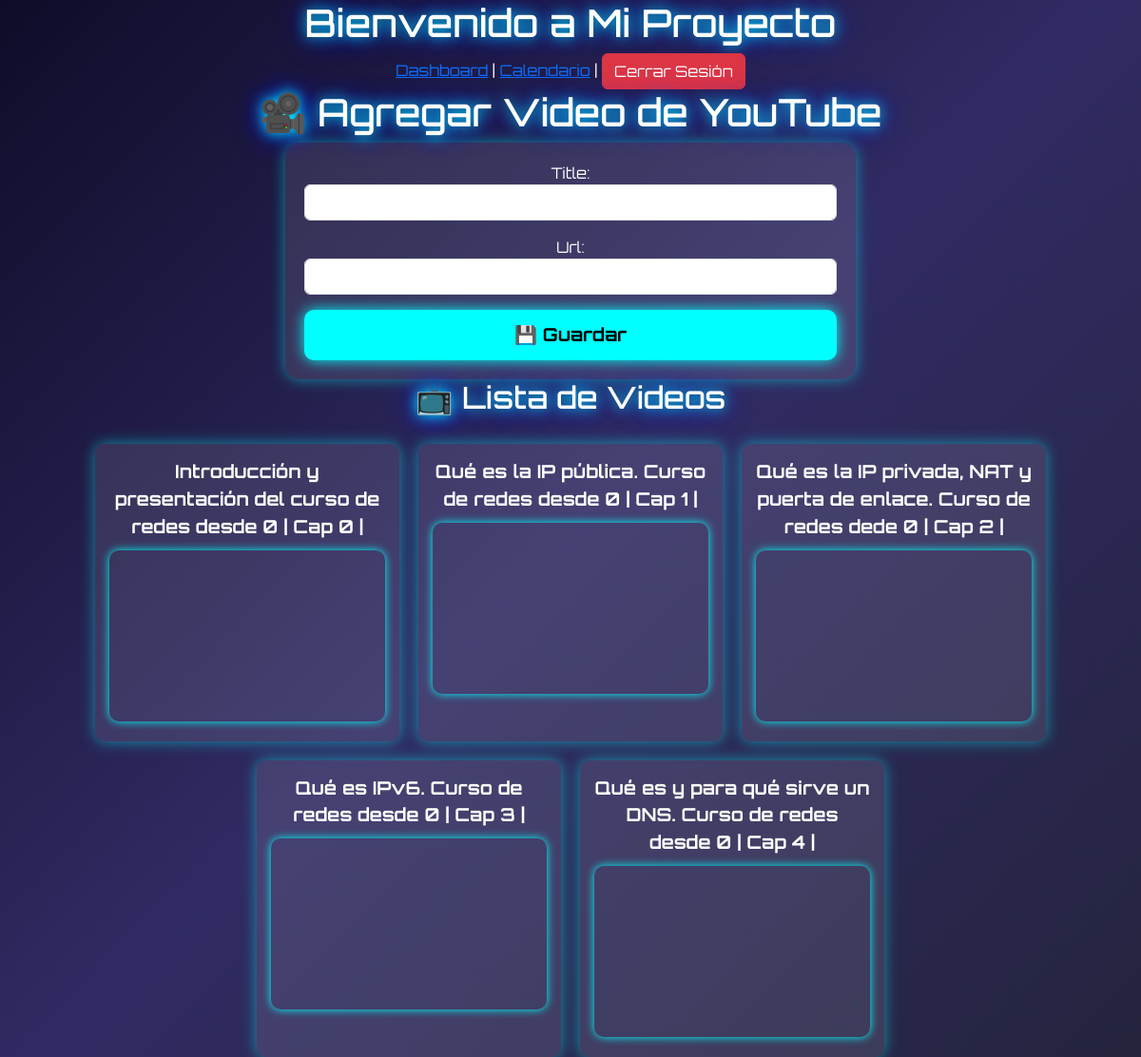
Screenshot of /videos/ with the database file from the repository.
### mi_app/models.py (models this page shows, shortened)
class Video(models.Model):
    title = models.CharField(max_length=200)
    url = models.URLField()
    def get_embed_url(self):
        if "youtube.com" in self.url or "youtu.be" in self.url:
            video_id = self.url.split("v=")[-1].split("&")[0] if "v=" in self.url else self.url.split("/")[-1]
            return f"https://www.youtube.com/embed/{video_id}"
        return self.url  # En caso de que no sea un video de YouTube

### mi_app/views.py (the view)
# urls.py: path('videos/', views.lista_videos, name='lista_videos'),
def lista_videos(request):
    if request.method == "POST":
        form = VideoForm(request.POST)
        if form.is_valid():
            form.save()
            return redirect('lista_videos')  # Redirige después de agregar un video
    else:
        form = VideoForm()
    videos = Video.objects.all()
    return render(request, 'mi_app/lista_videos.html', {'form': form, 'videos': videos})

### mi_app/forms.py
class VideoForm(forms.ModelForm):
    class Meta:
        model = Video
        fields = ['title', 'url']
        widgets = {
            'title': forms.TextInput(attrs={'class': 'form-control'}),
            'url': forms.URLInput(attrs={'class': 'form-control'}),
        }

### mi_app/templates/mi_app/lista_videos.html (shortened to what this page needs)
{% extends 'mi_app/base.html' %}
{% block content %}
<!DOCTYPE html>
<html lang="es">
<head>
</head>
<body>
    <h1>🎥 Agregar Video de YouTube</h1>
    <div class="form-container">
        <form method="POST">
            {{ form.as_p }}
            <button type="submit" class="btn-save">💾 Guardar</button>
        </form>
    </div>
    <h2>📺 Lista de Videos</h2>
    <div class="video-list">
        {% for video in videos %}
            <div class="video-card">
                <p class="video-title">{{ video.title }}</p>
                <iframe class="video-frame" width="100%" height="180" src="{{ video.get_embed_url }}" allowfullscreen></iframe>
            </div>
        {% empty %}
            <p>No hay videos agregados.</p>
        {% endfor %}
    </div>
</body>
</html>
{% endblock %}

### mi_app/templates/mi_app/base.html (shortened to what this page needs)
<!DOCTYPE html>
<html lang="es">
<head>
    <link href="https://cdn.jsdelivr.net/npm/bootstrap@5.3.0/dist/css/bootstrap.min.css" rel="stylesheet">
</head>
<body>
    <header>
        <h1>Bienvenido a Mi Proyecto</h1>
        <nav>
            <a href="{% url 'dashboard' %}">Dashboard</a> |
            <a href="{% url 'calendario' %}">Calendario</a> |
            <form action="{% url 'logout' %}" method="POST" style="display:inline;">
                <button type="submit" class="btn btn-danger">Cerrar Sesión</button>
            </form>
        </nav>
    </header>
    <main>
        {% block content %}{% endblock %}
    </main>
</body>
</html>

### mi_app/templates/mi_app/lista_videos.html (style rules this page uses)
body { background: linear-gradient(135deg, #0f0c29, #302b63, #24243e); color: #fff; font-family: 'Orbitron', sans-serif; text-align: center; }
h1, h2 { text-shadow: 0 0 15px #0ff, 0 0 30px #00f; }
.form-container { background: rgba(255, 255, 255, 0.1); padding: 20px; border-radius: 15px; box-shadow: 0 0 15px rgba(0, 255, 255, 0.5); width: 50%; margin: 0 auto; }
input { background: rgba(0, 0, 0, 0.5); color: #fff; border: none; padding: 10px; border-radius: 5px; width: 100%; margin-bottom: 10px; text-align: center; }
.btn-save { background: #0ff; color: #000; font-weight: bold; padding: 12px; border: none; border-radius: 10px; box-shadow: 0 0 15px #0ff; transition: all 0.3s ease-in-out; cursor: pointer; width: 100%; font-size: 1.2rem; }
.video-list { display: flex; flex-wrap: wrap; justify-content: center; gap: 20px; margin-top: 30px; }
.video-card { background: rgba(255, 255, 255, 0.1); padding: 15px; border-radius: 10px; box-shadow: 0 0 15px rgba(0, 255, 255, 0.5); transition: transform 0.3s ease-in-out; width: 320px; }
.video-title { font-size: 1.2rem; font-weight: bold; margin-bottom: 10px; }
.video-frame { border-radius: 10px; box-shadow: 0 0 10px #0ff; }

### rows the page displays
Video: title "Introducción y presentación del curso de redes desde 0 | Cap 0 |"
Video: title "Qué es la IP pública. Curso de redes desde 0 | Cap 1 |"
Video: title "Qué es la IP privada, NAT y puerta de enlace. Curso de redes dede 0 | Cap 2 |"
Video: title "Qué es IPv6. Curso de redes desde 0 | Cap 3 |"
Video: title "Qué es y para qué sirve un DNS. Curso de redes desde 0 | Cap 4 |"
